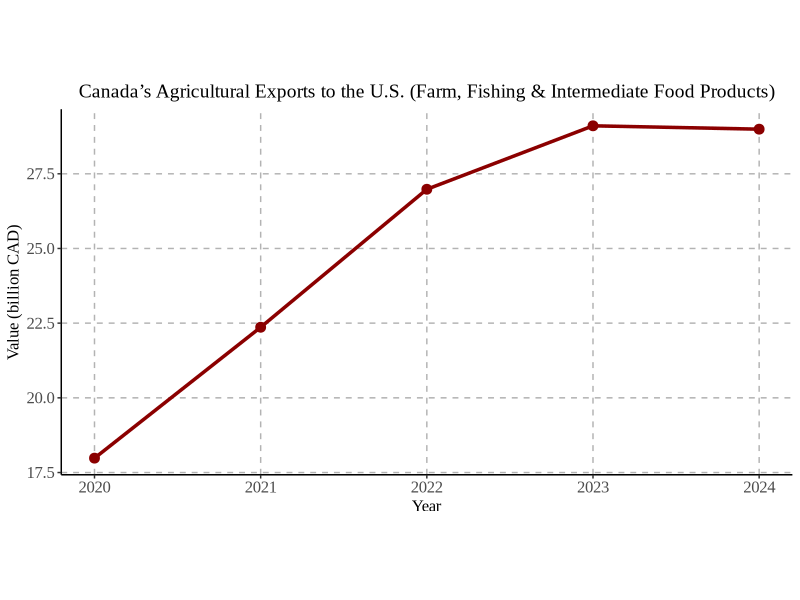
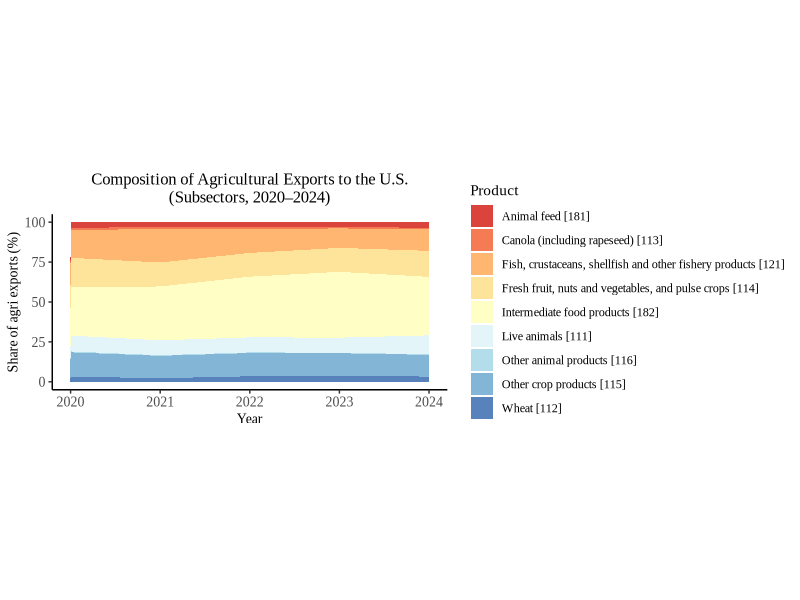
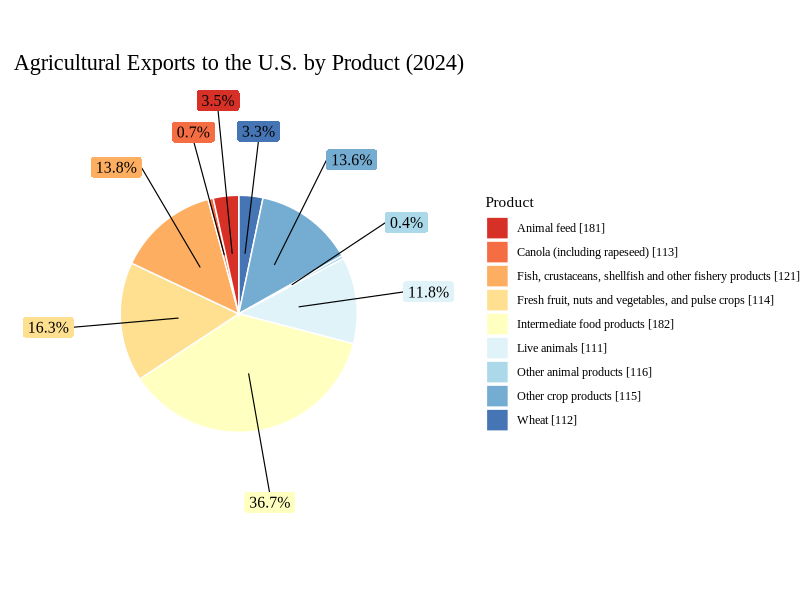

These figures' R source, in order:
# ===============================================================
# Script Summary
# Data used: 1210017201_databaseLoadingData.csv
#
# Plots produced:
#   1. Agricultural exports to the U.S. (Farm, Fishing & Intermediate Food Products)
#   2. Subsector composition of agricultural exports (stacked area)
#   3. Agricultural export composition pie chart for 2024
# ===============================================================

# Set working directory for reading and saving project files
setwd("~/Library/CloudStorage/OneDrive-SharedLibraries-DalhousieUniversity/Kathleen-Talan-Saeed Project - General/data and graphs")

# Load required packages
library(tidyverse)
library(readr)
library(ggplot2)

# Load the trade dataset
df <- read_csv("1210017201_databaseLoadingData.csv")

# Keep only export records
trade <- df %>% 
  filter(Trade == "Export")

# Define the main agricultural root category (C11)
ag_root <- "Farm, fishing and intermediate food products [C11]"

# Define agricultural subcategories
ag_sub <- c(
  "Live animals [111]",
  "Wheat [112]",
  "Canola (including rapeseed) [113]",
  "Fresh fruit, nuts and vegetables, and pulse crops [114]",
  "Other crop products [115]",
  "Other animal products [116]",
  "Fish, crustaceans, shellfish and other fishery products [121]",
  "Animal feed [181]",
  "Intermediate food products [182]"
)

# Filter dataset to agricultural categories
agri <- trade %>%
  filter(`North American Product Classification System (NAPCS)` %in% c(ag_root, ag_sub))

# Convert agricultural data into wide format
pivot <- agri %>%
  select(REF_DATE, `North American Product Classification System (NAPCS)`, VALUE) %>%
  mutate(VALUE = VALUE / 1e6) %>%
  pivot_wider(
    names_from = `North American Product Classification System (NAPCS)`,
    values_from = VALUE
  )

# Extract root agriculture category (C11)
farm <- trade %>%
  filter(`North American Product Classification System (NAPCS)` == ag_root)

# Build wide pivot table for farm exports
farm_pivot <- farm %>%
  select(REF_DATE, Trade, VALUE) %>%
  mutate(VALUE = VALUE / 1e6) %>%
  pivot_wider(names_from = Trade, values_from = VALUE)


# ---------------------------------------------------------------
#  PLOT 1: Agricultural Exports to the U.S. (Root Category C11)
# ---------------------------------------------------------------

ggplot(farm_pivot, aes(x = REF_DATE, y = Export)) +
  geom_line(color = "darkred", linewidth = 1.2) +
  geom_point(color = "darkred", size = 3) +
  scale_x_continuous(breaks = 2020:2024) +
  labs(
    title = "Canada’s Agricultural Exports to the U.S. (Farm, Fishing & Intermediate Food Products)",
    x = "Year",
    y = "Value (billion CAD)"
  ) +
  theme_classic(base_family = "Times New Roman") +
  theme(
    plot.title = element_text(size = 14, hjust = 0.5),
    axis.title = element_text(size = 12),
    axis.text = element_text(size = 12)
  ) +
  theme(panel.grid.major = element_line(color = "grey70", linetype = "dashed")) +
  theme(aspect.ratio = 6/12)

# Optional save
# ggsave("farm_export_us_2020_2024.png", width = 12, height = 6, dpi = 500)




# ---------------------------------------------------------------
#  PLOT 2: Composition of Agricultural Exports to the U.S. (Stacked Area)
# ---------------------------------------------------------------

# Prepare subsectors only
subs <- trade %>%
  filter(`North American Product Classification System (NAPCS)` %in% ag_sub)

# Wide format
pivot_subs <- subs %>%
  select(REF_DATE, `North American Product Classification System (NAPCS)`, VALUE) %>%
  mutate(VALUE = VALUE / 1e6) %>%
  pivot_wider(
    names_from = `North American Product Classification System (NAPCS)`,
    values_from = VALUE
  )

# Long format and compute shares
shares_long <- pivot_subs %>%
  mutate(total = rowSums(select(., -REF_DATE))) %>%
  pivot_longer(-c(REF_DATE, total), names_to = "Product", values_to = "Value") %>%
  mutate(Share = (Value / total) * 100)

# Stacked area chart
ggplot(shares_long, aes(x = REF_DATE, y = Share, fill = Product)) +
  geom_area(alpha = 0.9) +
  scale_fill_brewer(palette = "RdYlBu") +
  scale_x_continuous(breaks = 2020:2024) +
  labs(
    title = "Composition of Agricultural Exports to the U.S.\n(Subsectors, 2020–2024)",
    x = "Year",
    y = "Share of agri exports (%)",
    fill = "Product"
  ) +
  theme_classic(base_family = "Times New Roman") +
  theme(
    plot.title = element_text(size = 12, hjust = 0.5),
    axis.title = element_text(size = 10),
    axis.text = element_text(size = 10),
    legend.position = "right"
  ) +
  theme(aspect.ratio = 8/18)



# ---------------------------------------------------------------
#  PLOT 3: Pie Chart of Agricultural Export Shares (2024)
# ---------------------------------------------------------------

library(ggrepel)

# Prepare 2024 data
last_year <- pivot_subs %>%
  filter(REF_DATE == 2024) %>%
  select(-REF_DATE) %>%
  pivot_longer(everything(), names_to = "Product", values_to = "Value") %>%
  mutate(
    Percentage = Value / sum(Value) * 100,
    Label = paste0(Product, "\n", sprintf("%.1f%%", Percentage))
  )

# Label positions
last_year <- last_year %>%
  arrange(desc(Product)) %>%
  mutate(
    ymax = cumsum(Value),
    ymin = ymax - Value,
    labelPosition = (ymax + ymin) / 2
  )

ggplot(last_year, aes(x = 1, y = Value, fill = Product)) +
  geom_col(color = "white") +
  coord_polar(theta = "y") +
  
  geom_label_repel(
    aes(label = sprintf("%.1f%%", Percentage), y = labelPosition),
    label.size = 0,
    nudge_x = 1,
    show.legend = FALSE,
    size = 4,
    family = "Times New Roman",
    direction = "y",
    segment.size = 0.4
  ) +
  
  scale_fill_brewer(palette = "RdYlBu") +
  labs(
    title = "Agricultural Exports to the U.S. by Product (2024)",
    fill = "Product"
  ) +
  theme_void(base_family = "Times New Roman") +
  theme(
    plot.title = element_text(size = 16, hjust = 0.5),
    legend.position = "right"
  )
